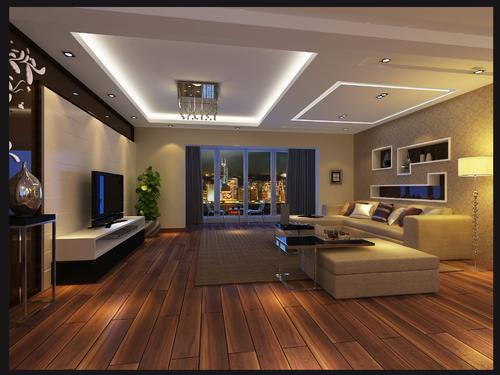
#> input picture test_data/indoor/test1.jpg, 500 x 375 px, given as the content of the folder ./train_data/, which was not available
$ python image_classification.py
#> lines starting #> are read from the running program, lines starting #| are printed output that depends on the picture; pictures that were not available may be replaced by others from this repository, and a replacement may not be noted
import cv2
import numpy as np
import os
import matplotlib.pyplot as plt

FEATURE_NUM = 48


def get_hist(file_name):
    # https://docs.opencv.org/4.x/d1/db7/tutorial_py_histogram_begins.html
    image = cv2.imread(file_name)
    image = cv2.resize(image, (64, 64))
    hist_set = np.array([], dtype=np.longdouble).reshape((0, 1))
    for channel in range(3):
        hist = cv2.calcHist(image, [channel], None, [int(FEATURE_NUM / 3)], [0, 256])
        hist_set = np.vstack((hist_set, hist))

    return hist_set.reshape((1, len(hist_set)))


def read_data(image_set_path):
    """
    :param image_set_path: 图像文件夹路径，例如：./train_data/
    :return: 返回图像的直方图特征和类别集合
    """
    root = os.listdir(image_set_path)
    features_set = np.array([]).reshape((0, FEATURE_NUM))
    categorys = []
    for category, dir_name in enumerate(root):
        files = os.path.join(image_set_path, dir_name)
        file_list = os.listdir(files)
        for image_path in file_list:
            image_path = os.path.join(files, image_path)  # 图片的具体位置
            features = get_hist(image_path)  # 读取图片数据
            categorys.append(category)
            features_set = np.vstack((features_set, features))

    return features_set, np.array(categorys)


def normalizate(x):
    x_max = np.max(x, axis=0)
    x_min = np.min(x, axis=0)
    x_norm = (x - x_min) / (x_max - x_min)
    return x_norm


def logistic_func(theta_b, x_extend):
    return 1 / (1 + np.exp(-theta_b @ x_extend.T))


def gradient_descent(x_extend, theta_b, y_set):
    # http://www.matrixcalculus.org/
    t0 = np.exp(theta_b @ x_extend.T)
    w_grad = t0 / (1 + t0) @ x_extend - y_set @ x_extend
    return w_grad


def loss_func(x_set, theta_b, y_set):
    loss = 0
    for xi, yi in zip(x_set, y_set):
        loss += -yi * theta_b @ xi + np.log(1 + np.exp(theta_b @ xi))
    return loss


def train(x_set, y_set, rounds=100, learning_rate=0.1):
    theta_b = np.ones((FEATURE_NUM + 1))
    loss_record = []
    acc_record = []
    for _ in range(rounds):
        w_grad = gradient_descent(x_set, theta_b, y_set)
        theta_b -= w_grad * learning_rate
        # 计算损失值
        loss = loss_func(x_set, theta_b, y_set)
        loss_record.append(loss)
        # 计算准确率
        acc_rate = calculate_acc(x_set, y_set, theta_b)
        acc_record.append(acc_rate)
    draw_info(loss_record, acc_record)

    return theta_b


def calculate_acc(features_set, labels, theta_b):
    correct = 0
    for xi, yi in zip(features_set, labels):
        probability = logistic_func(theta_b, xi)
        if np.abs(probability - yi) < 0.5:
            correct += 1

    return correct / len(labels)


def draw_info(loss_record, acc_record):
    fig, (ax1, ax2) = plt.subplots(2, 1, figsize=(6, 6))
    rounds = range(len(loss_record))
    ax1.plot(rounds, loss_record)
    ax1.set_title("loss_trend")
    ax2.plot(rounds, acc_record)
    ax2.set_title("accuracy_trend")
    plt.show()


def test_display(image_set_path, theta_b):
    root = os.listdir(image_set_path)
    features_set = np.array([]).reshape((0, FEATURE_NUM))
    labels = []
    images = []
    for category, dir_name in enumerate(root):
        files = os.path.join(image_set_path, dir_name)
        file_list = os.listdir(files)
        for image_path in file_list:
            image_path = os.path.join(files, image_path)  # 图片的具体位置
            # 记录图像集
            image = cv2.imread(image_path)
            image = cv2.resize(image, (64, 64))
            images.append(image)
            # 提取特征
            features = get_hist(image_path)
            features_set = np.vstack((features_set, features))
            # 记录标签
            labels.append(category)
    labels = np.array(labels)
    # 扩充矩阵并进行归一化
    x_norm = normalizate(features_set)
    b = np.ones_like(labels, shape=(len(labels), 1))
    x_extend = np.hstack((x_norm, b))
    # 判断类别
    predict = logistic_func(theta_b, x_extend)
    ncols = int(np.ceil(len(labels) / 5))   # 行数
    # 预测结果展示
    fig, ax = plt.subplots(ncols, 5, figsize=(12, 6))
    for i in range(len(labels)):
        row = int(i / 5)
        col = i % 5
        ax[row][col].imshow(images[i])
        info = f'class:{labels[i]}\nprobability:{predict[i]:.2f}'
        ax[row][col].set_title(info)
    plt.show()


if __name__ == "__main__":
    # 读取图片并提取特征
    train_dir_path, test_dir_path = './train_data/', './test_data/'
    train_features_set, train_labels = read_data(train_dir_path)
#> in get_hist, image is the input picture: shape (375, 500, 3); mean B, G, R 69.3, 86, 109.3
#> in get_hist, `image = cv2.resize(image, (64, 64))`:
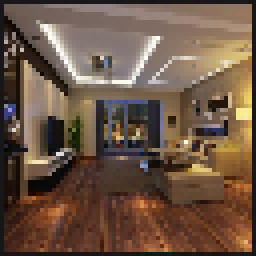
#> image: shape (64, 64, 3) (shown 4 times larger); mean B, G, R 69.2, 85.7, 109
#> the loop in get_hist, `for channel in range(3):` made 3 passes
#> hist on passes 2 to 3: [0, 6, 0, 0, 0, 15, 45, 46, 72, 8, 0, 0, 0, 0, 0, 0], [0, 6, 0, 0, 0, 31, 33, 53, 46, 23, 0, 0, 0, 0, 0, 0]
#> hist_set on pass 1: [0, 192, 0, 0, 0, 0, 0, 0, 0, 0, 0, 0, 0, 0, 0, 0]
#> after the loop in get_hist, `for channel in range(3):`: hist_set = 48 values, max 192 at index 1, min 0 at index 0, mean 12
#> train_labels = [0]
    normal_dataset = normalizate(train_features_set)    # 归一化
#> in normalizate, `x_max = np.max(x, axis=0)`: x_max has the same summary as hist_set in get_hist
#> in normalizate, `x_min = np.min(x, axis=0)`: x_min has the same summary as hist_set in get_hist
    # 扩充矩阵
    b = np.ones_like(train_labels, shape=(len(train_labels), 1))
#> b = [1]
    x_extend = np.hstack((normal_dataset, b))
    # 参数优化
    theta_b = train(x_extend, train_labels, 400, 0.2)
#> after the loop in train, `for _ in range(rounds):`: acc_record = 400 values from 0 to 0; loss_record = 400 items, first 6: nan, nan, nan, nan, nan, nan
#> in draw_info, `plt.show()`:
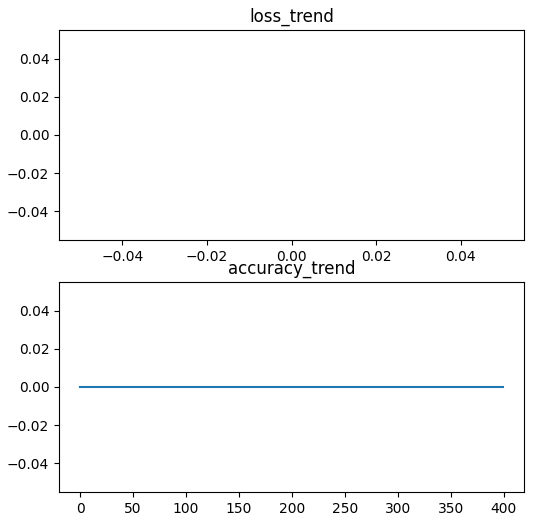
#> figure drawn by matplotlib, 2 panels
    # 测试集展示
    test_features_set, test_labels = read_data(test_dir_path)
#> the loop in get_hist (call 2), `for channel in range(3):` made 3 passes
#> pass 2 of the loop in read_data, `for category, dir_name in enumerate(root):`:
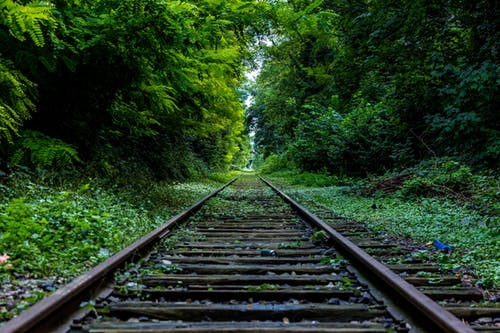
#> input picture test_data/outdoor/test5.jpg, 500 x 333 px
#> in get_hist, image is the input picture: shape (333, 500, 3); mean B, G, R 34.7, 61.1, 38.6
#> in get_hist (call 5), `image = cv2.resize(image, (64, 64))`:
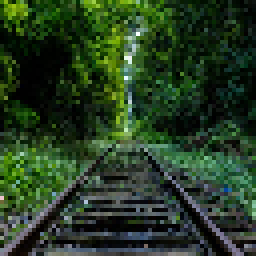
#> image: shape (64, 64, 3) (shown 4 times larger); mean B, G, R 34.4, 60.7, 38.3
#> the loop in get_hist (call 5), `for channel in range(3):` made 3 passes
#> hist on passes 2 to 3: [74, 35, 20, 11, 13, 9, 7, 6, 6, 6, 2, 2, 1, 0, 0, 0], [49, 47, 21, 23, 19, 5, 9, 8, 6, 3, 2, 0, 0, 0, 0, 0]
#> after the loop in get_hist (call 5), `for channel in range(3):`: hist_set = 48 values, max 74 at index 16, min 0 at index 13, mean 12
    test_display(test_dir_path, theta_b)
#> pass 2 of the loop in test_display, `for category, dir_name in enumerate(root):`:
#> in test_display, `file_list = os.listdir(files)`: file_list = ['test5.jpg']
#> (the run stopped early here; a loop or call above may not have finished)
